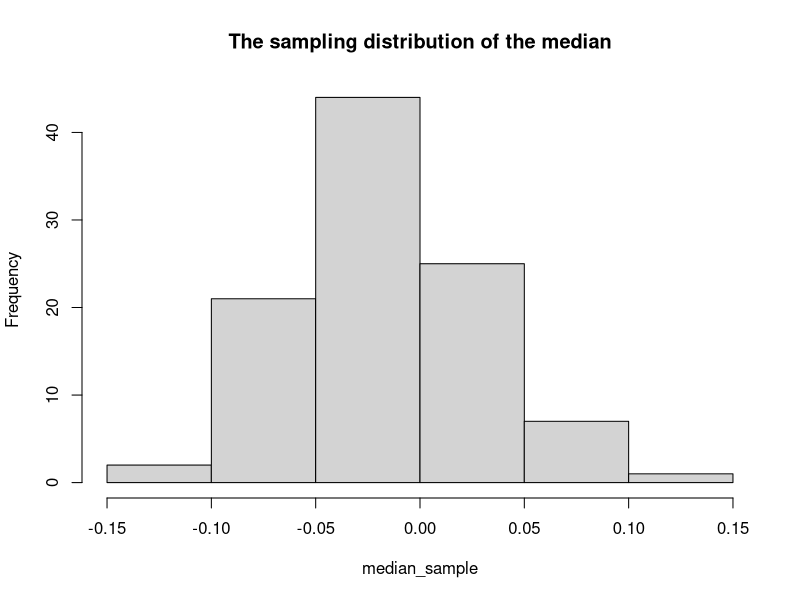

This chart was generated by the following R code:
## ---- chunk 1
library(tidyverse)
library(stats4)
## ---- chunk 2
# I plan to generate a sample of size 201 from the standard normal distribution and use the MLE method to estimate the distribution.
set.seed(111)
single_sample = rnorm(201, 0, 1)
fun <- function(a, b)
  sum(-log(dnorm(single_sample, a, b)))
z <- mle(minuslogl = fun, start = list(a = 0, b = 1))
mean = coef(z)[1]
sd = coef(z)[2]
mean
sd
## ---- chunk 3
# I plan to generate sample based on the parameter estimations I got in the previous step and use the median value of the group of samples to obtain the sampling distribution of the median.
median_sample <- c()
for (i in 1:100) {
  x = median(rnorm(1000, mean, sd))
  median_sample <- c(median_sample, x)
}
hist(median_sample, main = "The sampling distribution of the median")
## ---- chunk 4
# I use the quantile function to calculate the 2.5% and 97.5% quantile of data, which represents the middle 95% of data, and therefore is the 95% confidence interval of the median value.
ci = quantile(median_sample, probs = c(0.025, 0.975))
ci
## ---- chunk 5
# Use MLE method to calculate the estimated value of mean and stand deviation, and then calculate the 95% confidence interval based on that. And check if the true value is located in the interval. Repeat the previous steps and calculate the probability that the true value falls into the interval.
set.seed(1)
coverage <- c()
for (i in 1:1000) {
  data <- rnorm(201, 0, 1)
  
  mean = mean(data)
  sd = sqrt(length(data-1)/length(data)*var(data))
  
  median_sample <- c()
  for (i in 1:100) {
  x = median(rnorm(201, mean, sd))
  median_sample <- c(median_sample, x)
  }
  
  ci = quantile(median_sample, probs = c(0.025, 0.975))
  
  coverage <- c(coverage, ci[1] <= 0 & ci[2] >= 0)
}

mean(coverage)
## ---- chunk 6
# Use the same methods and steps to calculate the coverage probability. But in this situation, I try to use the bootstrap method to calculate the coverage probability, which means I obtain the estimated mean and standard deviation value based on the sample data collected from the origin sample data with a replaced sampling method.
set.seed(2)
coverage <- c()
for (i in 1:1000) {
  data <- rnorm(201, 0, 1)
  
  median_sample <- c()
  for (i in 1:100) {
  x = median(sample(data, size = 201, replace = TRUE))
  median_sample <- c(median_sample, x)
  }
  
  ci = quantile(median_sample, probs = c(0.025, 0.975))
  
  coverage <- c(coverage, ci[1] <= 0 & ci[2] >= 0)
}

mean(coverage)

## ---- chunk 7
# The bootstrap method
set.seed(3)
coverage <- c()
for (i in 1:1000) {
  data <- rnorm(301, 0, 1)
  
  median_sample <- c()
  for (i in 1:100) {
  x = median(sample(data, size = 301, replace = TRUE))
  median_sample <- c(median_sample, x)
  }
  
  ci = quantile(median_sample, probs = c(0.025, 0.975))
  
  coverage <- c(coverage, ci[1] <= 0 & ci[2] >= 0)
}

mean(coverage)
## ---- chunk 8
# Obtain data from the rnorm function
set.seed(4)
coverage <- c()
for (i in 1:1000) {
  data <- rnorm(301, 0, 1)
  
  mean = mean(data)
  sd = sqrt(length(data-1)/length(data)*var(data))
  
  median_sample <- c()
  for (i in 1:100) {
  x = median(rnorm(301, mean, sd))
  median_sample <- c(median_sample, x)
  }
  
  ci = quantile(median_sample, probs = c(0.025, 0.975))
  
  coverage <- c(coverage, ci[1] <= 0 & ci[2] >= 0)
}

mean(coverage)

